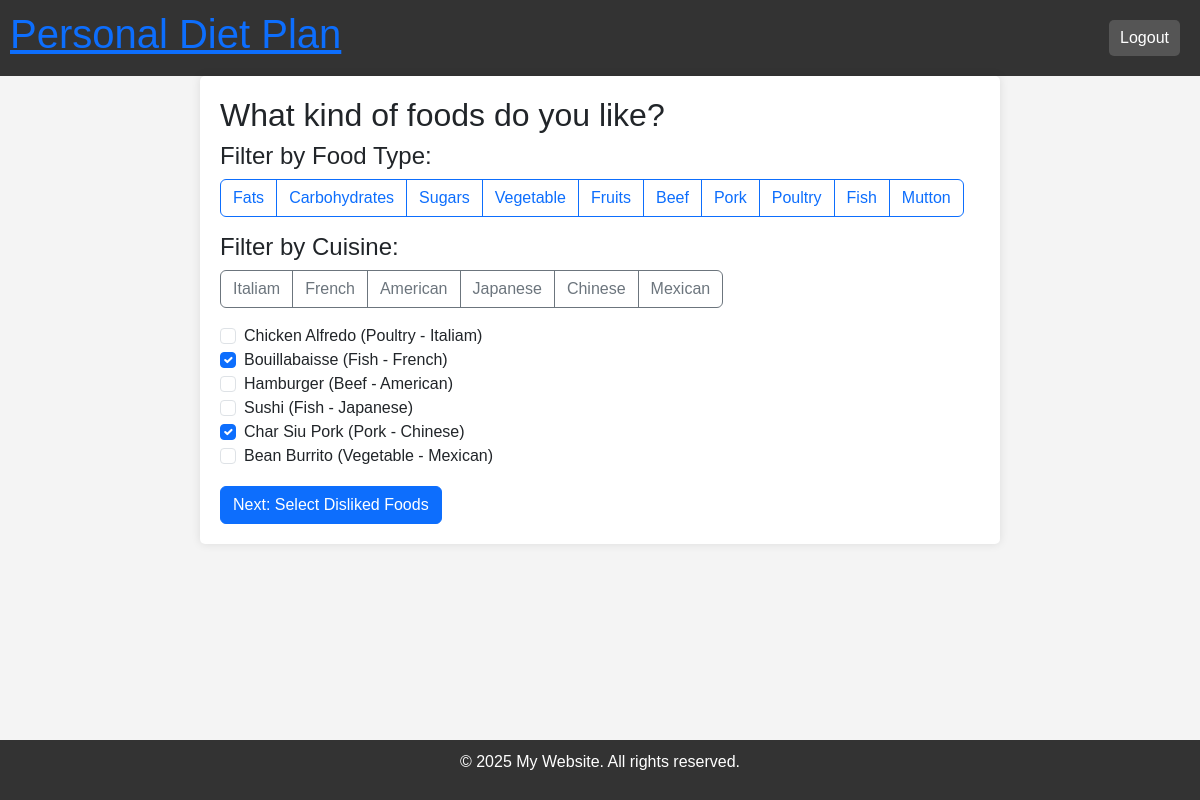
/liked-foods/ (signed in), run on the app's committed database.
### webapp/models.py (models this page shows, shortened)
class FoodCategory(models.Model):
    name = models.CharField(max_length=50, unique=True)

class Cuisine(models.Model):
    name = models.CharField(max_length=50, unique=True)

class Food(models.Model):
    name = models.CharField(max_length=100, unique=True)
    food_type = models.ForeignKey(FoodCategory, on_delete=models.SET_NULL, null=True, blank=True)
    cuisine = models.ForeignKey(Cuisine, on_delete=models.SET_NULL, null=True, blank=True)

class UserFoodSelection(models.Model):
    user = models.OneToOneField(User, on_delete=models.CASCADE)
    liked_foods = models.ManyToManyField(Food, blank=True, related_name="liked_by_users")
    disliked_foods = models.ManyToManyField(Food, blank=True, related_name="disliked_by_users")
    allergy = models.ManyToManyField(Allergy, blank=True, related_name="user_allergy")
    dietary_requirement = models.ManyToManyField(DietaryRequirement, blank=True, related_name="user_dietary_requirement")
    health_goals = models.ManyToManyField(HealthGoals, blank=True, related_name="user_health_goal")

### webapp/views.py (the view)
# urls.py: path("liked-foods/", views.liked_foods, name="liked_foods"),
@login_required
def liked_foods(request):
    foods = Food.objects.all()
    categories = FoodCategory.objects.all()
    cuisines = Cuisine.objects.all()
    user_selection, created = UserFoodSelection.objects.get_or_create(user=request.user)
    food_type = request.GET.get("filter_type")
    cuisine = request.GET.get("filter_cuisine")
    if food_type:
        foods = foods.filter(food_type__name=food_type)
    if cuisine:
        foods = foods.filter(cuisine__name=cuisine)
    if request.method == "POST":
        selected_food_ids = request.POST.getlist("foods")
        user_selection.liked_foods.set(selected_food_ids)
        return redirect("disliked_foods")
    return render(request, "liked_foods.html", {
        "foods": foods,
        "user_selection": user_selection,
        "categories": categories,
        "cuisines": cuisines
    })

### webapp/templates/liked_foods.html (shortened to what this page needs)
{% extends "base.html" %}
{% block content %}
<h2>What kind of foods do you like?</h2>
<h4>Filter by Food Type:</h4>
<div class="btn-group mb-3">
    {% for category in categories %}
        <a href="?filter_type={{ category.name }}" class="btn btn-outline-primary">{{ category.name }}</a>
    {% endfor %}
</div>
<h4>Filter by Cuisine:</h4>
<div class="btn-group mb-3">
    {% for cuisine in cuisines %}
        <a href="?filter_cuisine={{ cuisine.name }}" class="btn btn-outline-secondary">{{ cuisine.name }}</a>
    {% endfor %}
</div>
<form method="POST">
    <div class="form-check">
        {% for food in foods %}
            <input class="form-check-input" type="checkbox" name="foods" value="{{ food.id }}" id="food{{ food.id }}"
                {% if food in user_selection.liked_foods.all %}checked{% endif %}>
            <label class="form-check-label" for="food{{ food.id }}">
                {{ food.name }} ({{ food.food_type.name|default:"General" }} - {{ food.cuisine.name|default:"General" }})
            </label><br>
        {% endfor %}
    </div>
    <button type="submit" class="btn btn-primary mt-3">Next: Select Disliked Foods</button>
</form>
{% endblock %}

### webapp/templates/base.html (shortened to what this page needs)
<!DOCTYPE html>
<html lang="en">
<head>
    {% load static %}
    <link href="https://cdn.jsdelivr.net/npm/bootstrap@5.3.3/dist/css/bootstrap.min.css" rel="stylesheet">
    <link rel="stylesheet" href="{% static '/style.css' %}">
</head>
<body>
    <div class="header">
        <h1><a href="{% url 'home'%}">Personal Diet Plan</a></h1>
        <ul class="navbar-nav ms-auto flex-row">
            {% if user.is_authenticated %}
                <li class="nav-item">
                    <form action="{% url 'logout' %}" method="post" class="d-inline">
                        <button type="submit" class="btn login-btn">Logout</button>
                    </form>
                </li>
            {% endif %}
        </ul>
    </div>
    <div class="content">
        {% block content %}{% endblock %}
    </div>
    <div class="footer">
        <p>&copy; 2025 My Website. All rights reserved.</p>
    </div>
</body>
</html>

### webapp/static/style.css (style rules this page uses)
body { font-family: Arial, sans-serif; margin: 0; padding: 0; background-color: #f4f4f4; }
.header { background: #333; color: white; padding: 10px; display: flex; justify-content: space-between; align-items: center; }
.header .login-btn { color: white; text-decoration: none; padding: 5px 10px; background: #555; border-radius: 5px; }
.content { padding: 20px; max-width: 800px; margin: auto; background: white; box-shadow: 0 0 10px rgba(0, 0, 0, 0.1); border-radius: 5px; }
.footer { background: #333; color: white; text-align: center; padding: 10px; position: fixed; width: 100%; bottom: 0; }
.nav-item { margin-right: 10px; }

### data on the page
FoodCategory: name "Fats"
FoodCategory: name "Carbohydrates"
FoodCategory: name "Sugars"
FoodCategory: name "Vegetable"
FoodCategory: name "Fruits"
FoodCategory: name "Beef"
FoodCategory: name "Pork"
FoodCategory: name "Poultry"
FoodCategory: name "Fish"
FoodCategory: name "Mutton"
Cuisine: name "Italiam"
Cuisine: name "French"
Cuisine: name "American"
Cuisine: name "Japanese"
Cuisine: name "Chinese"
Cuisine: name "Mexican"
Food: name "Chicken Alfredo", food_type.name "Poultry", cuisine.name "Italiam"
Food: foods "☑", name "Bouillabaisse", food_type.name "Fish", cuisine.name "French"
Food: name "Hamburger", food_type.name "Beef", cuisine.name "American"
Food: name "Sushi", food_type.name "Fish", cuisine.name "Japanese"
Food: foods "☑", name "Char Siu Pork", food_type.name "Pork", cuisine.name "Chinese"
Food: name "Bean Burrito", food_type.name "Vegetable", cuisine.name "Mexican"
